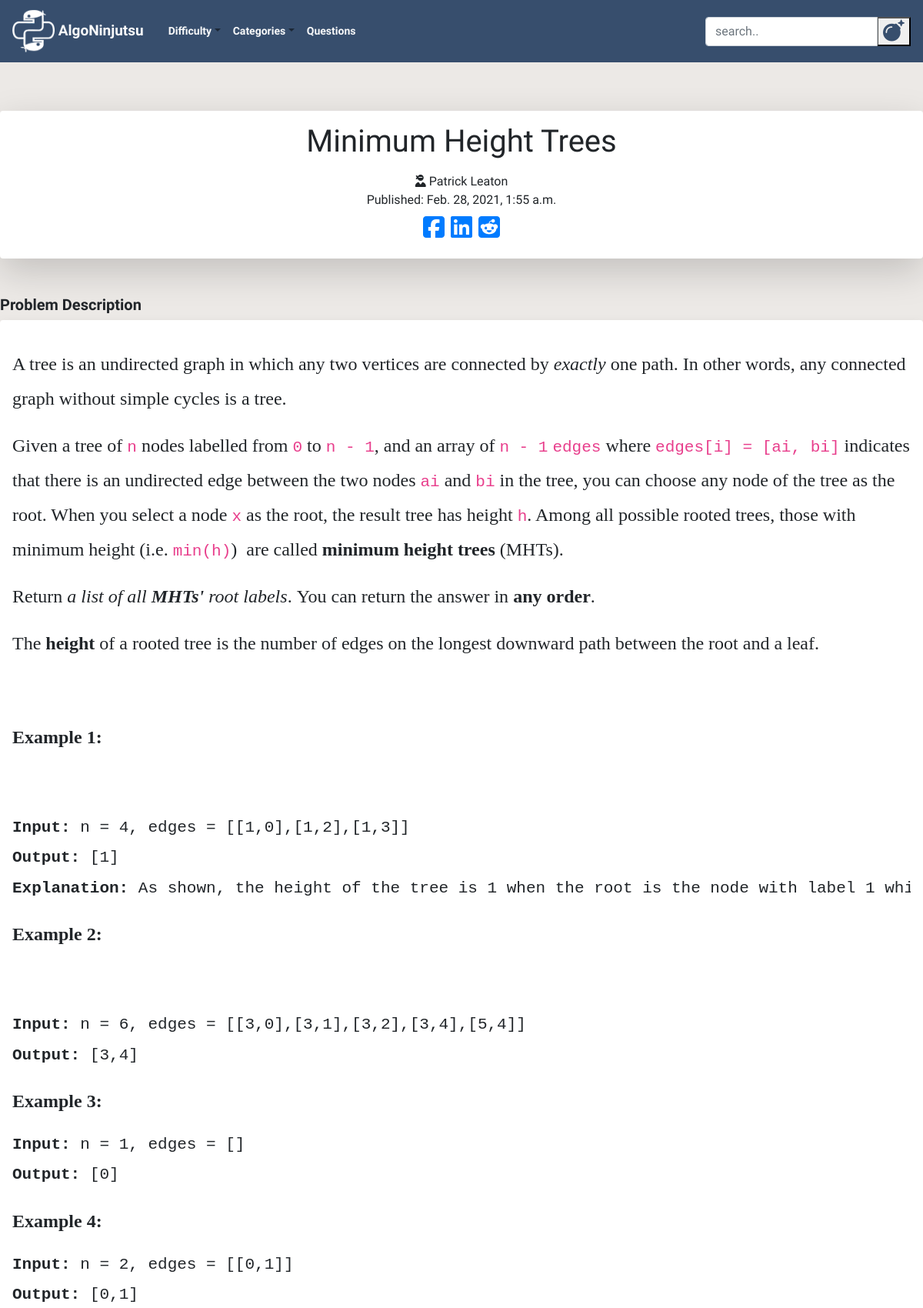
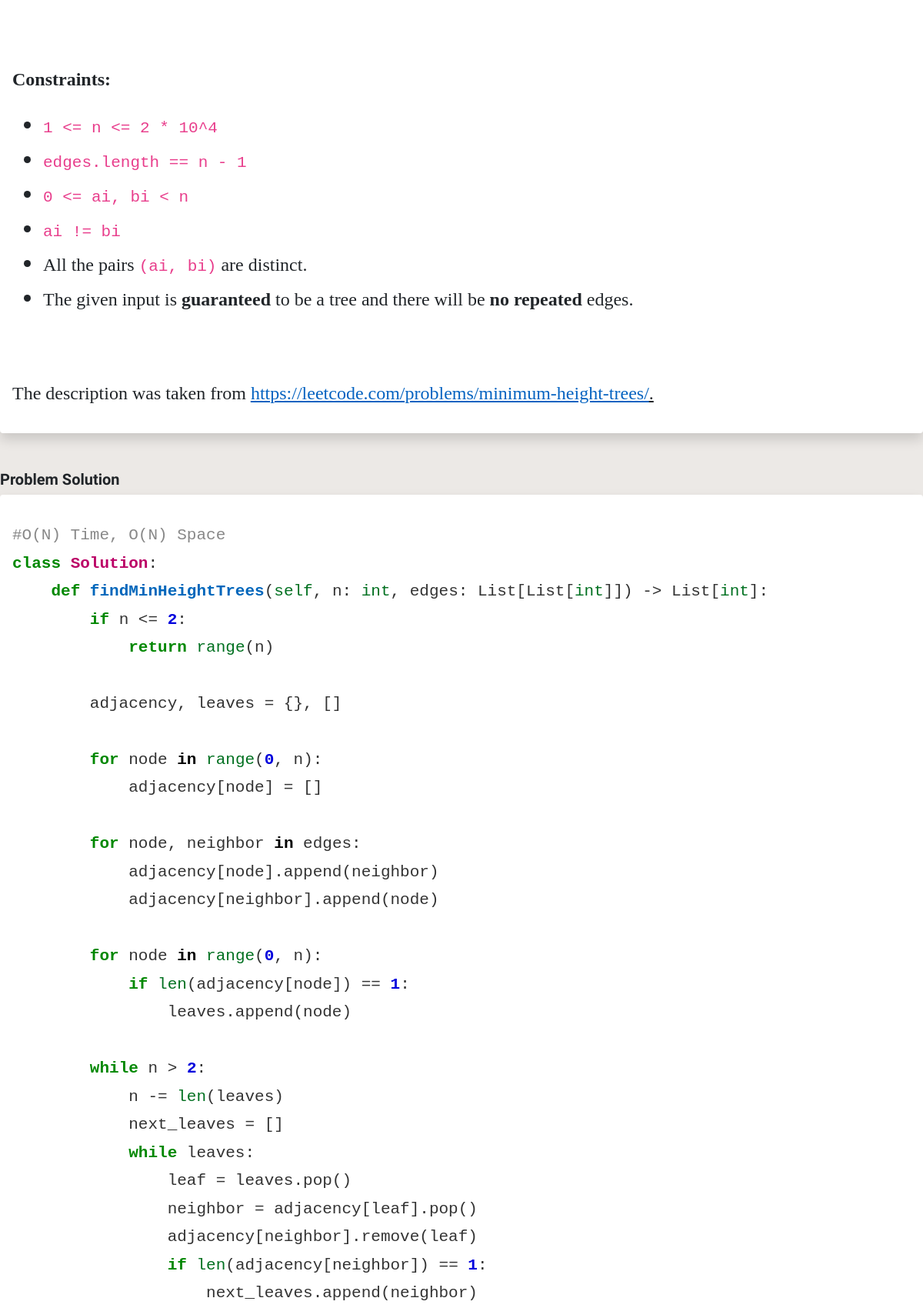
The page /post/165/ (upper part) on the database its author committed (2 pictures, top to bottom).
### blog/models.py (models this page shows, shortened)
class Post(models.Model):
    author = models.TextField()
    title = RichTextField()
    category = models.TextField(choices = CATEGORY_CHOICES, default = 'arrays')
    alt_category = models.TextField(choices = CATEGORY_CHOICES, blank=True, null = True)
    difficulty = models.TextField(choices = DIFFICULTY_CHOICES, default = 'easy')
    description = RichTextField()
    text = RichTextField()
    explanation = RichTextField()
    additional_notes = RichTextField(blank=True, null = True)
    published_date = models.DateTimeField(blank=True, null=True)

### blog/views.py (the view)
# urls.py: path('post/<int:pk>/', views.PostDetailView.as_view(), name='post_detail'),
class PostDetailView(DetailView):
    model = Post

### blog/static/templates/blog/post_detail.html (shortened to what this page needs)
{% extends 'blog/base.html' %}
{% block content %}
<div class="pops col-md-12">
  <div class="detail_title shadow-lg p-3 mb-5 bg-white rounded">
    <div align="center">
      <h1 class="posttitle">{{post.title|safe}}</h1>
      <i class="fas fa-user-ninja"></i>
      {{post.author}}
    </div>
    {% if post.published_date %}
    <div class="date postdate">
      Published: {{ post.published_date }}
    </div>
    {% else %}
    <a class="btn btn-default" href="{% url 'post_publish' pk=post.pk%}">Publish</a>
    {% endif %}
    <div class="fa-2x social_links" align="center">
      <a href="https://www.facebook.com/sharer/sharer.php?u={{request.build_absolute_uri}}">
        <i class="fab fa-facebook-square"></i>
      </a>
        <a href="https://www.linkedin.com/shareArticle?mini=true&url={{request.build_absolute_uri}}&title=AlgoNinjutsu&summary=Check%20out%20this%20article%20from%20Gaijin%20Gaming%20&source={{request.build_absolute_uri}}">
        <i class="fab fa-linkedin"></i>
      </a>
      <a href="http://www.reddit.com/submit?url={{request.build_absolute_uri}}&title=Check%20out%20this%20article%20from%20AlgoNinjutsu">
        <i class="fab fa-reddit-square"></i>
      </a>
     </div>
  </div>
<h5><b>Problem Description</b></h5>
  <div class="postdescription shadow p-3 mb-5 bg-white rounded">
      <p>{{ post.description|safe}}</p>
  </div>
<h5><b>Problem Solution</b></h5>
  <div class="posttext shadow p-3 mb-5 bg-white rounded">
      <p>{{ post.text|safe}}</p>
  </div>
  </div>
  {% endblock %}

### blog/static/css/blog.css (style rules this page uses)
body { font-family: 'Special Elite', cursive; background: #ECE9E6; background: -webkit-linear-gradient(to bottom, #FFFFFF, #ECE9E6); overflow-x: hidden; max-width: 100%; }
.postdate { text-align: center; }
.posttext { font-family: Calibri; font-size: 2vmin !important; }
.postdescription { font-family: Calibri; font-size: 2.5vmin !important; }

### rows shown on the page
Post: title "Minimum Height Trees", author "Patrick Leaton", published_date "Feb. 28, 2021, 1:55 a.m.", description "A tree is an undirected graph in which any two vertices are connected by exactly one path. In other words, any connected graph without simple cycles is a tree. Given a tree of n nodes labelled from 0 to n - 1 , and an array of n - 1 edges where edges[i] = [ai, bi] indicates that there is an undirected edge between the two nodes ai and bi in the tree, you can choose any node of the tree as the root. When you select a node x as the root, the result tree has height h . Among all possible rooted trees, those with minimum height (i.e. min(h) ) are called minimum height trees (MHTs). Return a list of all MHTs' root labels . You can return the answer in any order . The height of a rooted tree is…", text "#O(N) Time, O(N) Space class Solution : def findMinHeightTrees ( self , n: int , edges: List[List[ int ]]) -> List[ int ]: if n <= 2 : return range (n) adjacency, leaves = {}, [] for node in range ( 0 , n): adjacency[node] = [] for node, neighbor in edges: adjacency[node].append(neighbor) adjacency[neighbor].append(node) for node in range ( 0 , n): if len (adjacency[node]) == 1 : leaves.append(node) while n > 2 : n -= len (leaves) next_leaves = [] while leaves: leaf = leaves.pop() neighbor = adjacency[leaf].pop() adjacency[neighbor].remove(leaf) if len (adjacency[neighbor]) == 1 : next_leaves.append(neighbor)"
